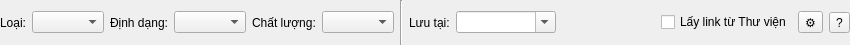
<?xml version="1.0" encoding="UTF-8"?>
<!-- Vị trí: /ui/widgets/downloadtoolbarwidget.ui -->
<!-- Phiên bản: 1.2 (Dọn dẹp giao diện) -->
<ui version="4.0">
 <class>DownloadToolbarWidget</class>
 <widget class="QWidget" name="DownloadToolbarWidget">
  <property name="geometry">
   <rect>
    <x>0</x>
    <y>0</y>
    <width>850</width>
    <height>45</height>
   </rect>
  </property>
  <property name="windowTitle">
   <string>Form</string>
  </property>
  <layout class="QHBoxLayout" name="horizontalLayout">
   <property name="leftMargin">
    <number>0</number>
   </property>
   <property name="topMargin">
    <number>0</number>
   </property>
   <property name="rightMargin">
    <number>0</number>
   </property>
   <property name="bottomMargin">
    <number>0</number>
   </property>
   <item>
    <widget class="QLabel" name="label_2">
     <property name="text">
      <string>Loại:</string>
     </property>
    </widget>
   </item>
   <item>
    <widget class="QComboBox" name="downloadTypeComboBox"/>
   </item>
   <item>
    <widget class="QLabel" name="label_3">
     <property name="text">
      <string>Định dạng:</string>
     </property>
    </widget>
   </item>
   <item>
    <widget class="QComboBox" name="formatComboBox"/>
   </item>
   <item>
    <widget class="QLabel" name="label_4">
     <property name="text">
      <string>Chất lượng:</string>
     </property>
    </widget>
   </item>
   <item>
    <widget class="QComboBox" name="qualityComboBox"/>
   </item>
   <item>
    <widget class="Line" name="line">
     <property name="orientation">
      <enum>Qt::Vertical</enum>
     </property>
    </widget>
   </item>
   <item>
    <widget class="QLabel" name="label">
     <property name="text">
      <string>Lưu tại:</string>
     </property>
    </widget>
   </item>
   <item>
    <widget class="QComboBox" name="savePathComboBox">
     <property name="sizePolicy">
      <sizepolicy hsizetype="Expanding" vsizetype="Fixed">
       <horstretch>0</horstretch>
       <verstretch>0</verstretch>
      </sizepolicy>
     </property>
     <property name="editable">
      <bool>true</bool>
     </property>
    </widget>
   </item>
   <item>
    <spacer name="horizontalSpacer">
     <property name="orientation">
      <enum>Qt::Horizontal</enum>
     </property>
     <property name="sizeHint" stdset="0">
      <size>
       <width>40</width>
       <height>20</height>
      </size>
     </property>
    </spacer>
   </item>
   <item>
    <widget class="QCheckBox" name="getFromLibraryCheckBox">
     <property name="text">
      <string>Lấy link từ Thư viện</string>
     </property>
    </widget>
   </item>
   <item>
    <widget class="QToolButton" name="settingsButton">
     <property name="text">
      <string>⚙️</string>
     </property>
    </widget>
   </item>
   <item>
    <widget class="QToolButton" name="helpButton">
     <property name="text">
      <string>?</string>
     </property>
    </widget>
   </item>
  </layout>
 </widget>
 <resources/>
 <connections/>
</ui>
